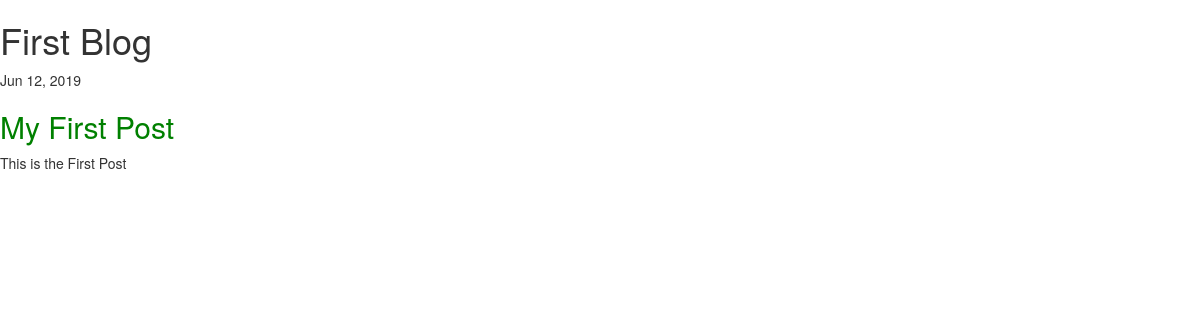
The app's page /post/1, older data.
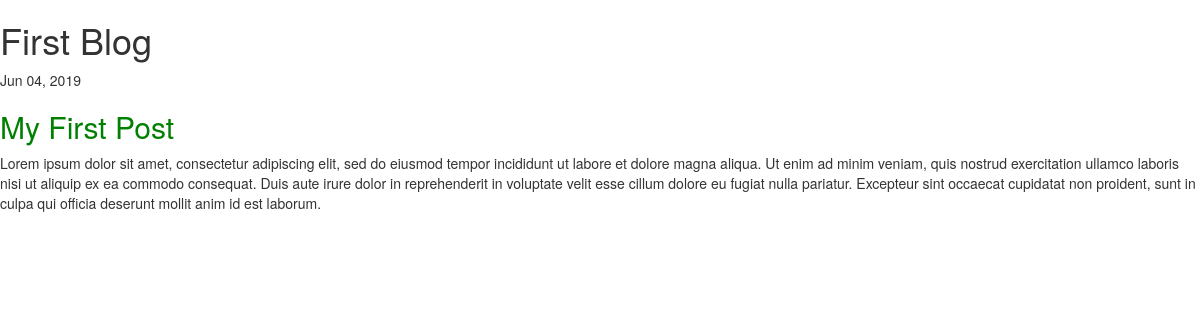
The same page, newer data.
### blog/models.py (models this page shows, shortened)
class Post(models.Model):
    TAGS = (('T', 'Technology'), ('F', 'Food'))
    author =models.ForeignKey(settings.AUTH_USER_MODEL, on_delete=models.CASCADE)
    title = models.CharField(max_length=200)
    text = models.TextField()
    tags = models.CharField(max_length=1, choices=TAGS)
    created_date = models.DateTimeField(default=timezone.now)
    published_date = models.DateTimeField(blank=True, null=True)
    ispublished = models.BooleanField(default=False)
    def __str__(self):
        return self.title

### blog/views.py (the view)
# urls.py: path('post/<int:pk>', views.post_detail, name='post_detail'),
def post_detail(request, pk):
    post = get_object_or_404(Post, pk=pk)
    print(post)
    return render(request, 'blog/post_detail.html', {'post':post})

### blog/templates/blog/post_detail.html (shortened to what this page needs)
{% extends 'blog/base.html'%}
{%block content %}
<div>
        <div>
            {% if post.published_date %}
                <div class='date'>
                    {{post.published_date | date:"M d, Y"}}
                </div>
            {% endif %}
            <h2><a href=''>{{post.title}}</a></h2>
            <p>{{post.text | linebreaksbr}}</p>
        </div>
</div>
{% endblock %}

Row changes from the older to the newer data that the page shows:
changed Post "My First Post": published_date "Jun 12, 2019" → "Jun 04, 2019"; text "This is the First Post" → "Lorem ipsum dolor sit amet, consectetur adipiscing elit, sed do eiusmod tempor incididunt ut labore et dolore magna aliqua. Ut enim ad minim veniam, quis nostrud exercitation ullamco laboris nisi ut aliquip ex ea commodo consequat. Duis aute irure dolor in reprehenderit in voluptate velit esse cillum dolore eu fugiat nulla pariatur. Excepteur sint occaecat cupidatat non proident, sunt in culpa qui officia deserunt mollit anim id est laborum."
